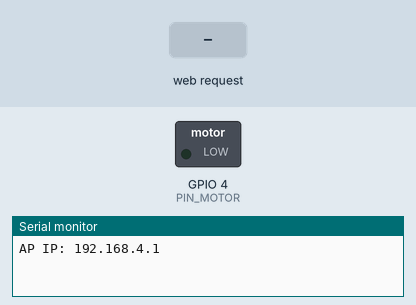
This sketch was run on a simulated ESP8266 (Wemos D1 mini). Parts: switched loads named in the sketch (green lamp = pin HIGH), the last lines printed to the serial monitor. Inputs (shaded band) come from the test bench.

Above: at 1.2 s.
1.3 s: HTTP request GET /bomba?st=1 received
At 2.1 s:
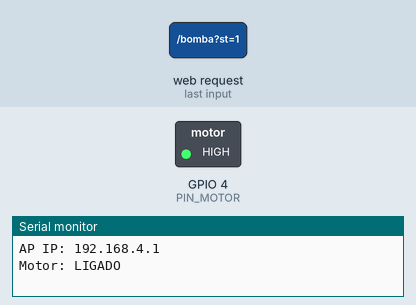
4.3 s: HTTP request GET /bomba received
At 5.5 s:
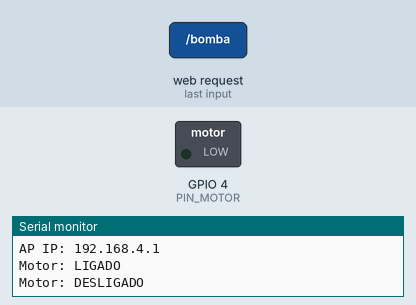
5.8 s: HTTP request GET /bomba?st=120 received
At 6.8 s:
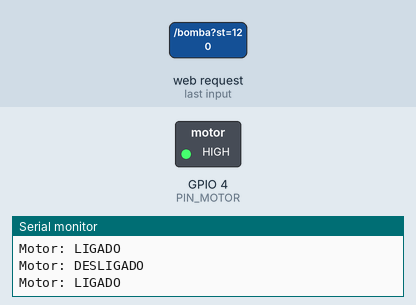
7.3 s: HTTP request GET /bomba?st=0 received
At 7.9 s:
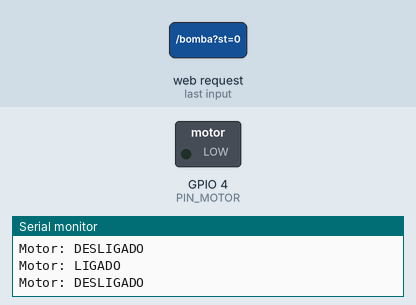
Timing chart, 0 to 9.8 s (numbered marks = the images above; inputs shaded):
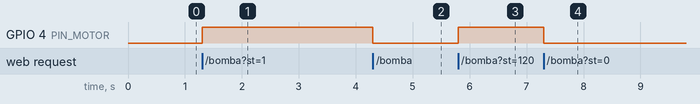

Measured:
- after the input at 1.3 s, GPIO 4 (PIN_MOTOR): LOW → HIGH at once
- after the input at 4.3 s, GPIO 4 (PIN_MOTOR): HIGH → LOW at once
- after the input at 5.8 s, GPIO 4 (PIN_MOTOR): LOW → HIGH at once
- after the input at 7.3 s, GPIO 4 (PIN_MOTOR): HIGH → LOW at once

The sketch:

Bebedouro.ino
```cpp
// (licence header left out)
#include <Arduino.h>
#include <ESP8266WiFi.h>
#include <ESPAsyncTCP.h>
#include <ESPAsyncWebServer.h>

#define PIN_MOTOR 4  // Wemos D2 = GPIO4

const char* ssid     = "Bebedouro";
const char* password = "123456789";

AsyncWebServer server(80);

bool buttonStatus   = false;
bool motorStatus    = false;
uint8_t paramMotorStatus = 0;
uint8_t controlMode      = 0;
uint16_t interval        = 60;  // minutos

void withOutControl(void) {
  digitalWrite(PIN_MOTOR, HIGH);
  buttonStatus = false;
}

void controlManual(void) {
  Serial.println("Controle Manual");
  buttonStatus = true;
}

void timeControl(int i_interval) {
  i_interval = i_interval * 60 * 1000;
  digitalWrite(PIN_MOTOR, LOW);
  delay(i_interval);
  digitalWrite(PIN_MOTOR, HIGH);
  delay(15000);  // opera por 15 segundos
}

void manualControl(AsyncWebServerRequest* request) {
  bool st;
  if (request->hasParam("st"))
    st = request->getParam("st")->value().toInt();
  else
    st = 0;

  if (st) {
    digitalWrite(PIN_MOTOR, HIGH);
    Serial.println("Motor: LIGADO");
  } else {
    digitalWrite(PIN_MOTOR, LOW);
    Serial.println("Motor: DESLIGADO");
  }
  request->send(200, "text/html", SendHTML());
}

String SendHTML() {
  String ptr = "<!DOCTYPE html><html>";
  ptr.concat(F("<head><meta http-equiv='Content-Type' content='text/html; charset=utf-8'>"));
  ptr.concat(F("<meta name=\"viewport\" content=\"width=device-width, initial-scale=1.0, user-scalable=no\">"));
  ptr.concat(F("<title>Bebedouro para Gato</title>"));
  ptr.concat(F("<style>html{font-family:Arial,Helvetica,sans-serif;display:inline-block;margin:0 auto;text-align:center;}"));
  ptr.concat(F("body{margin:0;font-size:1rem;color:#1e4659;background:#f2f2f2;}"));
  ptr.concat(F(".topnav{background:#04448c;padding:10px;color:white;}"));
  ptr.concat(F(".button{display:block;width:80px;background:#3498db;border:none;color:white;padding:13px 30px;font-size:25px;margin:0 auto 35px;cursor:pointer;border-radius:4px;}"));
  ptr.concat(F(".button-on{background:#4caf50;}.button-off{background:#f44336;}"));
  ptr.concat(F("select,input{width:100%;padding:10px;margin:8px 0;border:1px solid #ccc;border-radius:4px;}"));
  ptr.concat(F("</style></head>"));
  ptr.concat(F("<body><div class=\"topnav\"><h1>Bebedouro para Gato</h1></div>"));
  ptr.concat(F("<div><form name=\"formMode\">"));
  ptr.concat(F("<select onchange=\"setmode()\" name=\"opMode\" id=\"mode\">"));
  ptr.concat(F("<option value=\"-\">Selecione o modo</option>"));
  ptr.concat(F("<option value=\"/mode?op=1\">Contínuo</option>"));
  ptr.concat(F("<option value=\"/mode?op=2\">Por Tempo</option>"));
  ptr.concat(F("<option value=\"/mode?op=3\">Manual</option>"));
  ptr.concat(F("<option value=\"/mode?op=4\">Tempo e Manual</option>"));
  ptr.concat(F("</select></form></div>"));

  if (buttonStatus) {
    if (digitalRead(PIN_MOTOR) == LOW) {
      ptr.concat(F("<a class='button button-on' href=\"/bomba?st=1\">Ligar</a>"));
    } else {
      ptr.concat(F("<a class='button button-off' href='/bomba?st=0'>Desligar</a>"));
    }
  } else {
    ptr.concat(F("<a class='button' style='background:#c3c3c3;'> - </a>"));
  }

  ptr.concat(F("<script>function setmode(){location=document.formMode.opMode.options[document.formMode.selectedIndex].value}</script>"));
  ptr.concat(F("</body></html>"));
  return ptr;
}

void setup() {
  Serial.begin(115200);
  pinMode(PIN_MOTOR, OUTPUT);

  WiFi.softAP(ssid, password);
  IPAddress IP = WiFi.softAPIP();
  Serial.print("AP IP: ");
  Serial.println(IP);

  server.on("/", HTTP_GET, [](AsyncWebServerRequest* request) {
    request->send(200, "text/html", SendHTML());
  });

  server.on("/mode", HTTP_GET, [](AsyncWebServerRequest* request) {
    if (request->hasParam("op"))
      paramMotorStatus = request->getParam("op")->value().toInt();
    else
      paramMotorStatus = 0;
    controlMode = paramMotorStatus;
    Serial.print("Modo: ");
    Serial.println(paramMotorStatus);
    request->send(200, "text/html", SendHTML());
  });

  server.on("/bomba", HTTP_GET, manualControl);
  server.begin();
}

void loop() {
  switch (controlMode) {
    case 1: withOutControl();       break;
    case 2: timeControl(interval);  break;
    case 3: controlManual();        break;
    case 4:
      controlManual();
      timeControl(interval);
      break;
    default: timeControl(30);  // 30 minutos por padrão
  }
}
```
